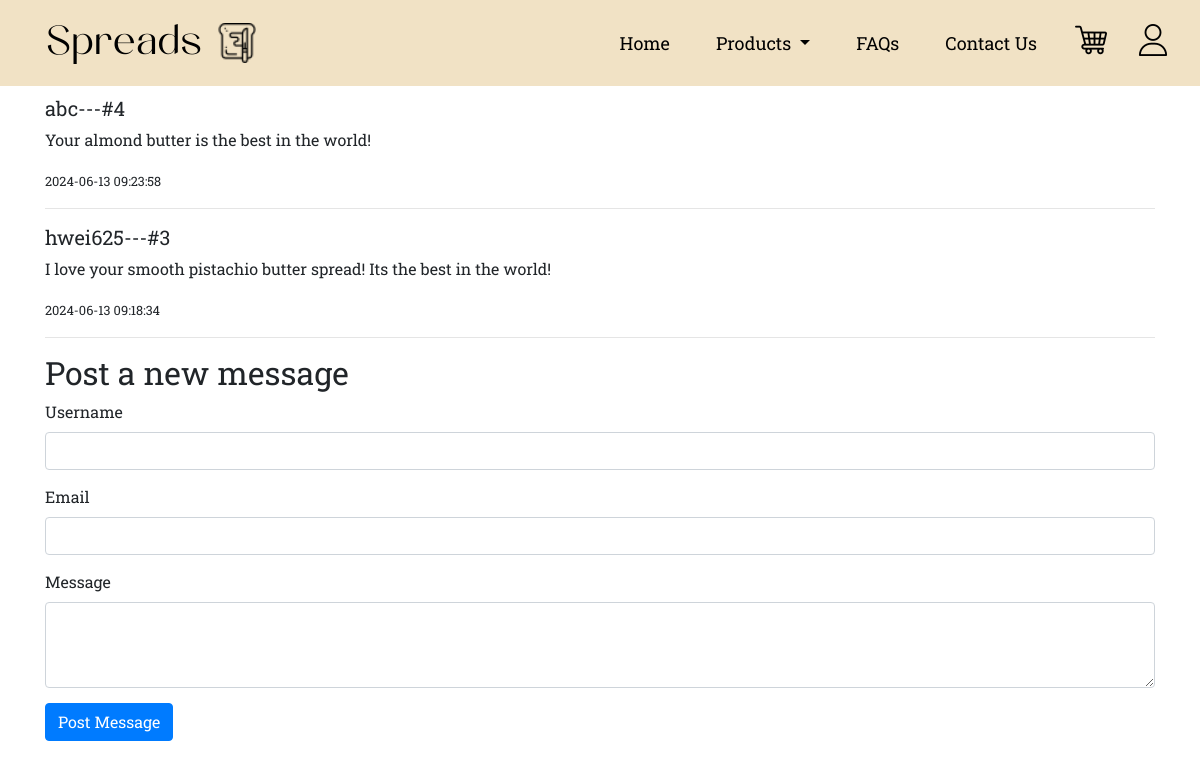
Screenshot of /message_board.php with the database file from the repository.
### tables this page shows
CREATE TABLE `messages` (
  `id` int(11) NOT NULL,
  `username` varchar(255) NOT NULL,
  `message` text NOT NULL,
  `timestamp` timestamp NOT NULL DEFAULT current_timestamp(),
  `email` varchar(255) DEFAULT NULL
);

### message_board.php (the view, shortened to what this page needs)
<!DOCTYPE html>
<html lang="en">
<head>
    <link rel="stylesheet" href="https://cdn.jsdelivr.net/npm/bootstrap@4.5.3/dist/css/bootstrap.min.css">
    <link rel="stylesheet" href="/css/homestyle.css">
    <link rel="stylesheet" href="/css/sharedstyle.css">
</head>
<body>
    <div class="container-fluid header-container">
        <nav class="navbar navbar-expand-md navbar-light">
            <div class="brand">
                <h1>Spreads</h1>
                <img class="icon" src="/img/logo.png" alt="jar icon">
            </div>
            <div class="collapse navbar-collapse" id="main-navigation">
                <ul class="navbar-nav ml-auto">
                    <li class="nav-item"><a class="nav-link" href="index.html">Home</a></li>
                    <li class="nav-item dropdown">
                        <a class="nav-link dropdown-toggle" href="show_product.php" id="navbarDropdown" role="button" aria-haspopup="true" aria-expanded="false">
                            Products
                        </a>
                    </li>
                    <li class="nav-item"><a class="nav-link" href="faq.html">FAQs</a></li>
                    <li class="nav-item"><a class="nav-link" href="#contact-us">Contact Us</a></li>
                    <li class="nav-item"><a class="cart" href="cart.html"><img src="/img/cart.png" class="avatar"></a></li>
                    <li class="nav-item"><a class="user" href="login.html"><img src="/img/user.png" class="avatar"></a></li>
                </ul>
            </div>
        </nav>
    </div>
    <div class="container">
        <h1 class="my-4">Message Board</h1>
        <div class="messages">
            <?php
            $servername = "localhost:3306";
            $username = "root";
            $password = "";
            $dbname = "sse3308";
            $conn = new mysqli($servername, $username, $password, $dbname);
            $sql = "SELECT username, message, email, id, timestamp FROM messages ORDER BY timestamp DESC";
            $result = $conn->query($sql);
            if ($result->num_rows > 0) {
                while($row = $result->fetch_assoc()) {
                    echo "<div class='message'>";
                    echo "<h5>" . $row["username"] . "---#" . $row["id"] ."</h5>";
                    echo "<p>" . $row["message"] . "</p>";
                    echo "<small>" . $row["timestamp"] . "</small>";
                    echo "</div><hr>";
                }
            } else {
                echo "No messages found.";
            }
            ?>
        </div>
        <div class="new-message-form">
        <h2>Post a new message</h2>
        <form id="messageForm">
            <div class="form-group">
                <label for="username">Username</label>
                <input type="text" class="form-control" id="username" name="username" required>
            </div>
            <div class="form-group">
                <label for="email">Email</label>
                <input type="email" class="form-control" id="email" name="email" required>
            </div>
            <div class="form-group">
                <label for="message">Message</label>
                <textarea class="form-control" id="message" name="message" rows="3" required></textarea>
            </div>
            <button type="submit" class="btn btn-primary">Post Message</button>
        </form>
    </div>
    </div>
</body>
</html>

### css/homestyle.css (style rules this page uses)
.first-carousel,.second-carousel,.third-carousel,.container,.product-card { font-family:'RobotoSlab-Regular'; }

### css/sharedstyle.css (style rules this page uses)
html { scroll-behavior: smooth; }
body,.header-container,footer { padding: 0; margin: 0; overflow-x: hidden; font-family:'RobotoSlab-Regular'; }
.brand { display:flex; }
.icon { width:40px; height:40px; margin: 15px; }
.navbar { background: #f1e2c5; display: flex; align-items: center; position: fixed; width: 100%; top: 0; z-index: 1; }
.navbar-collapse { justify-content: flex-end; }
.navbar li { padding: 10px 15px; }
.nav-link { position: relative; padding: 6px 10px; text-decoration: none; font-size: 18px; color: #000000 !important; }
.nav-link:before { content: ''; position: absolute; bottom: 0; left: 50%; height: 3px; width: 0; background: #000000; transform: translateX(-50%); transition: all 0.3s ease; }
.brand h1 { font-family: 'munday'; font-size: 40px; color: #000000; margin-top:12px; margin-left:30px; }
.form-group { margin-bottom: 15px; }

### rows the page displays
messages: username "abc", id "4", message "Your almond butter is the best in the world!", timestamp "2024-06-13 09:23:58"
messages: username "hwei625", id "3", message "I love your smooth pistachio butter spread! Its the best in the world!", timestamp "2024-06-13 09:18:34"
